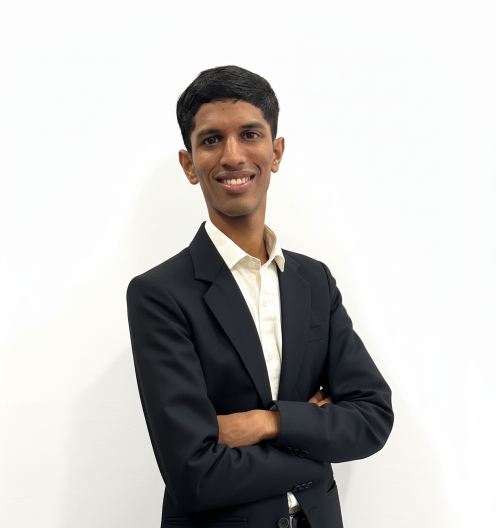
#> input picture members/Aashish.png, 992 x 1056 px (shown at 1/2 size)
$ python -i rename-photos.py   (imports and definitions only)
#> lines starting #> are read from the running program, lines starting #| are printed output that depends on the picture
#> further down, picture is the input picture: PIL image 992x1056 RGB; mean R, G, B 197.7, 196.1, 194.3
"""
Turn the photos downloaded from the Google Form's Drive folder into the files the site expects,
cropped so the FACE is centered.

Usage (from the repo root):
    pip install pillow "opencv-python<5"
    python rename-photos.py <folder-with-downloaded-photos>

For each photo it:
  1. reads the name after " - " in the file name and matches it to a member in public/data/teams.json
  2. finds the face and crops a 3:4 portrait around it (head + shoulders, with headroom)
  3. saves it as public/teams/<slug>.jpg (720x960), the path the JSON already points to

If no face is found it crops from the upper part of the picture and says so, so you can check that one by eye.
"""
import difflib, json, re, sys
from pathlib import Path
from PIL import Image, ImageOps
import cv2, numpy as np

repo = Path(__file__).resolve().parent
# [1 line not run here, left out]
# [1 line that did not run here, left out]
key = lambda s: " ".join(sorted(re.sub(r"[^a-z ]", "", s.lower()).split()))
# [1 line that did not run here, left out]

# [3 lines not run here, left out]

cascades = [cv2.CascadeClassifier(cv2.data.haarcascades + n) for n in
            ("haarcascade_frontalface_default.xml", "haarcascade_frontalface_alt2.xml", "haarcascade_profileface.xml")]

def find_face(img):
    """Return (cx, cy, size) of the biggest face, or None."""
    scale = 800 / max(img.size)
#> scale = 0.758
    small = img.resize((int(img.width * scale), int(img.height * scale))) if scale < 1 else img
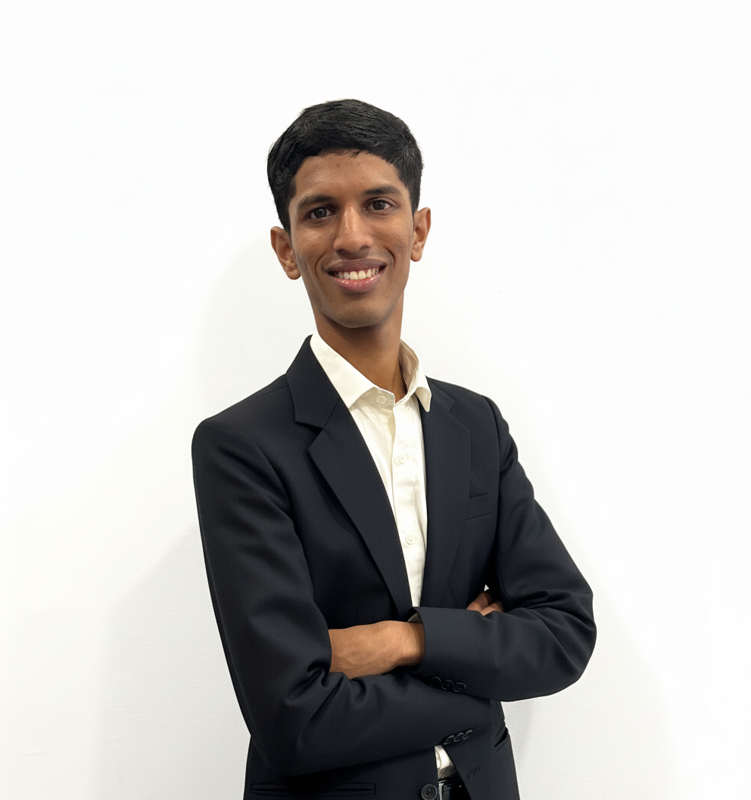
#> small: PIL image 751x800 RGB; mean R, G, B 197.7, 196, 194.3
    scale = small.width / img.width
#> scale = 0.757
    gray = cv2.equalizeHist(cv2.cvtColor(np.array(small), cv2.COLOR_RGB2GRAY))
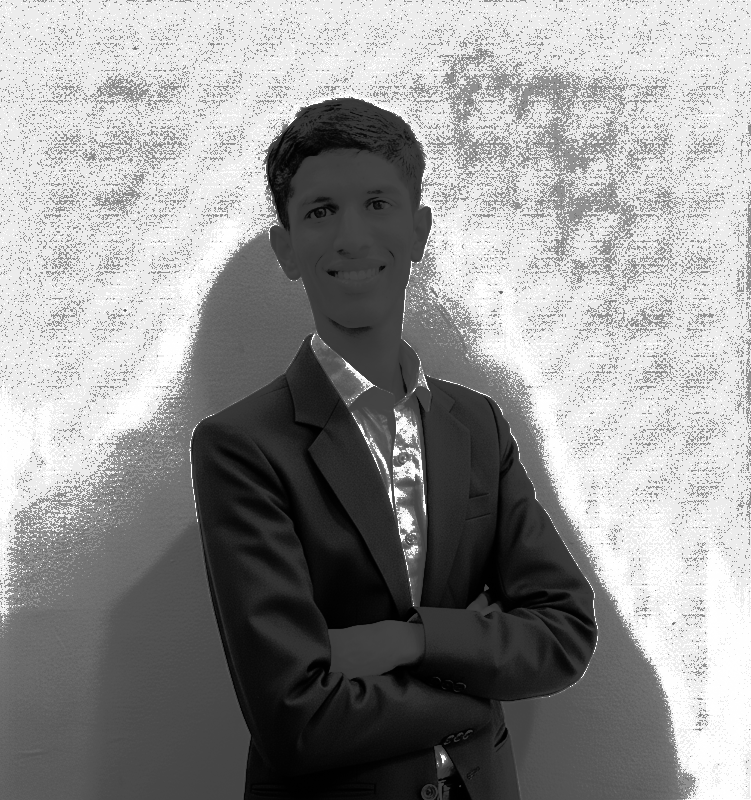
#> gray: shape (800, 751); min 0, max 255, mean 146.3
    for c in cascades:
        faces = c.detectMultiScale(gray, 1.1, 5, minSize=(max(30, small.width // 14),) * 2)
        if len(faces):
            x, y, w, h = max(faces, key=lambda f: f[2] * f[3])
            return (x + w / 2) / scale, (y + h / 2) / scale, max(w, h) / scale
#> this loop made 1 pass
#> (x, y, w, h) on pass 1: (277, 152, 146, 146)
    return None

def crop_portrait(img, face):
    """3:4 portrait crop with the face near the upper-middle. If the crop reaches past the
    edge of a small photo, the edge is extended (so heads are never cut off)."""
    W, H = img.size
    if face:
        cx, cy, fs = face
        ch = min(fs * 4.4, H * 1.35, W * 1.6)  # head + shoulders, with room above the head
        cw = ch * 3 / 4
        x0, y0 = cx - cw / 2, cy - ch * 0.40
    else:
        ch = min(H, W * 4 / 3); cw = ch * 3 / 4
        x0, y0 = (W - cw) / 2, (H - ch) * 0.12
    left, top = max(0, -int(x0)), max(0, -int(y0))
    right, bottom = max(0, int(x0 + cw) - W), max(0, int(y0 + ch) - H)
    if left or top or right or bottom:
        arr = cv2.copyMakeBorder(np.array(img), top, bottom, left, right, cv2.BORDER_REPLICATE)
        img = Image.fromarray(arr)
        x0, y0 = x0 + left, y0 + top
    return img.crop((int(x0), int(y0), int(x0 + cw), int(y0 + ch)))

src = Path(sys.argv[1])
out = repo / "public/teams"
# [1 line not run here, left out]
done, unmatched, nofaces = set(), [], []

# [23 lines not run here, left out]

>>> from PIL import Image
>>> picture = Image.open('members/Aashish.png')
>>> result = find_face(picture)
#> result = (462.3, 297.2, 192.9)

$ run again, on members/Afshan.png
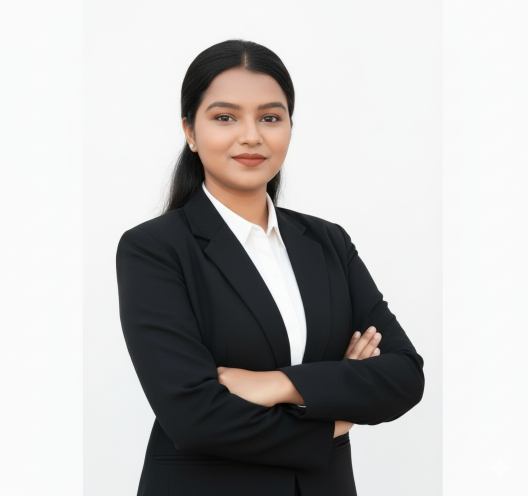
#> input picture members/Afshan.png, 1056 x 992 px (shown at 1/2 size)
#> picture is the input picture: PIL image 1056x992 RGB; mean R, G, B 187.5, 185.9, 185.1
#> in find_face, `small = img.resize((int(img.width * scale), int(img.height * scale))) ..`:
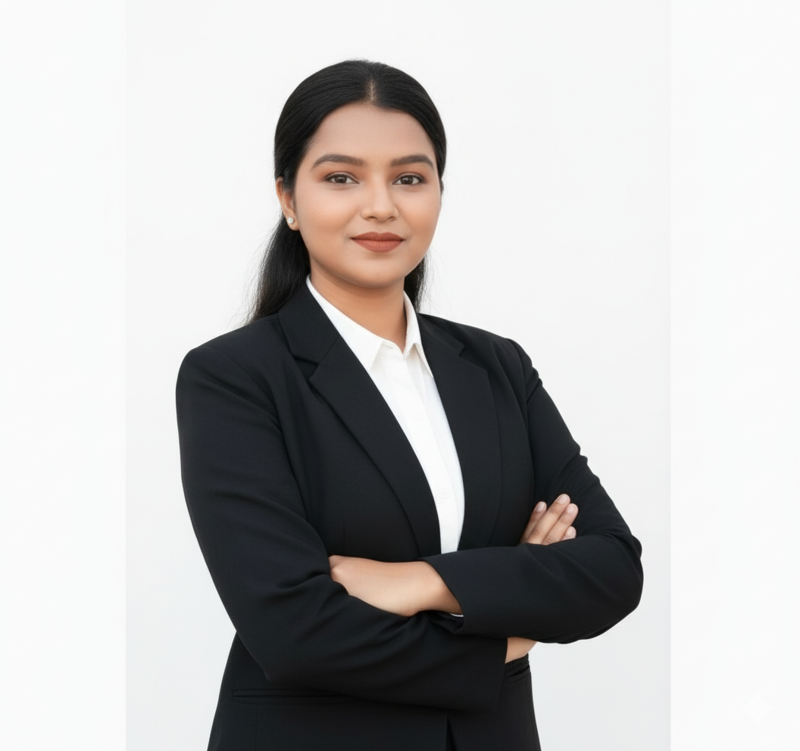
#> small: PIL image 800x751 RGB; mean R, G, B 187.5, 185.9, 185.1
#> in find_face, `gray = cv2.equalizeHist(cv2.cvtColor(np.array(small), cv2.COLOR_RGB2GR..`:
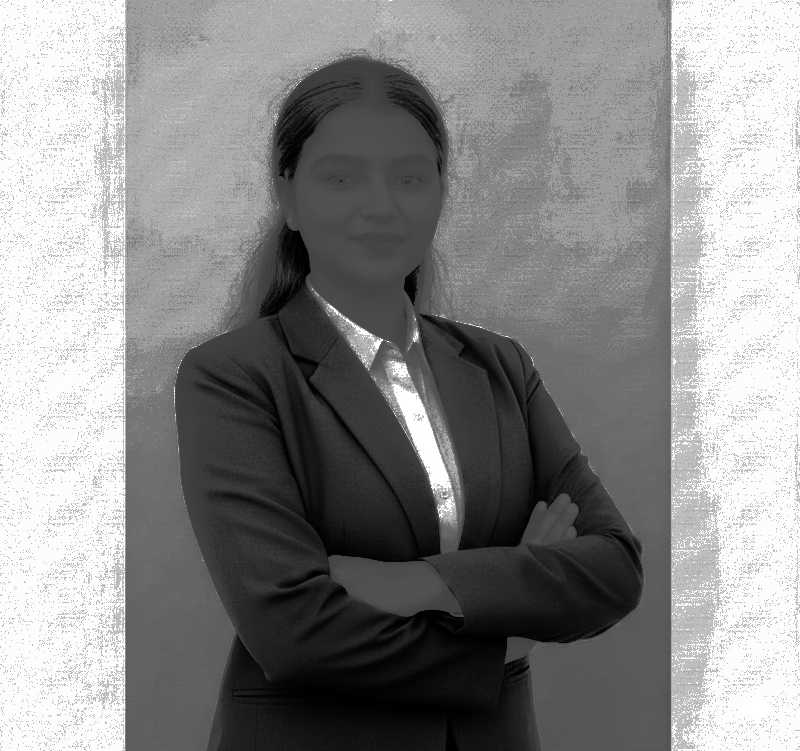
#> gray: shape (751, 800); min 0, max 255, mean 138.1
#> the loop in find_face, `for c in cascades:` made 1 pass
#> (faces, x, y, w, h) on pass 1: ([[28, 48, 106, 106], [293, 114, 159, 159]], 293, 114, 159, 159)
#> result = (491.7, 255.4, 209.9)

$ run again, on members/Alamin.png
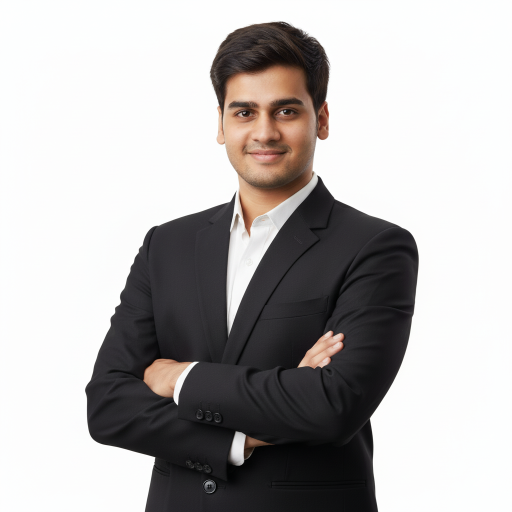
#> input picture members/Alamin.png, 1024 x 1024 px (shown at 1/2 size)
#> picture is the input picture: PIL image 1024x1024 RGB; mean R, G, B 180.4, 177.7, 177.1
#> in find_face, `small = img.resize((int(img.width * scale), int(img.height * scale))) ..`:
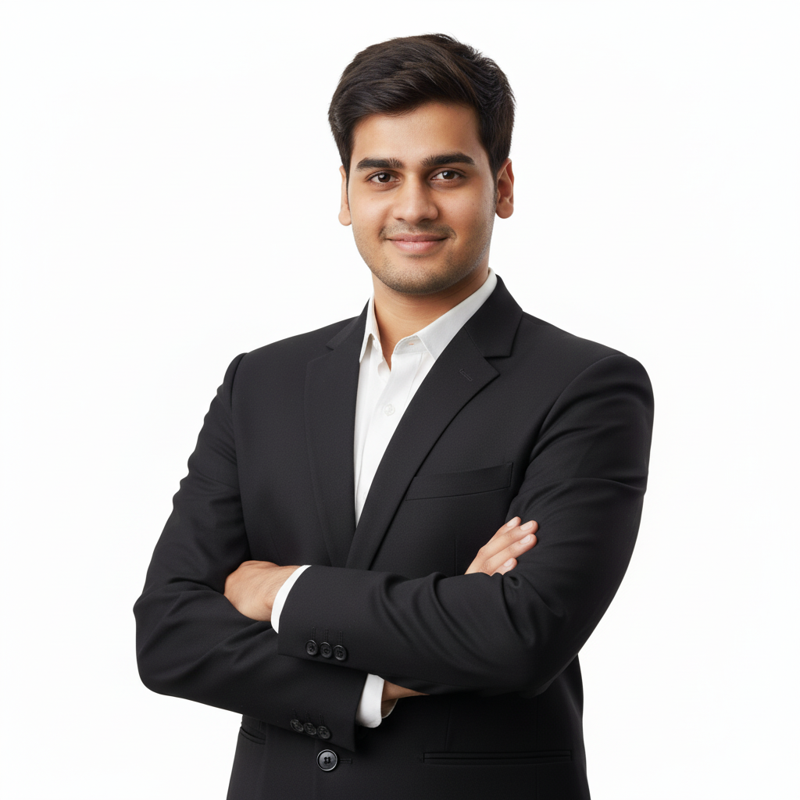
#> small: PIL image 800x800 RGB; mean R, G, B 180.4, 177.7, 177.1
#> in find_face, `gray = cv2.equalizeHist(cv2.cvtColor(np.array(small), cv2.COLOR_RGB2GR..`:
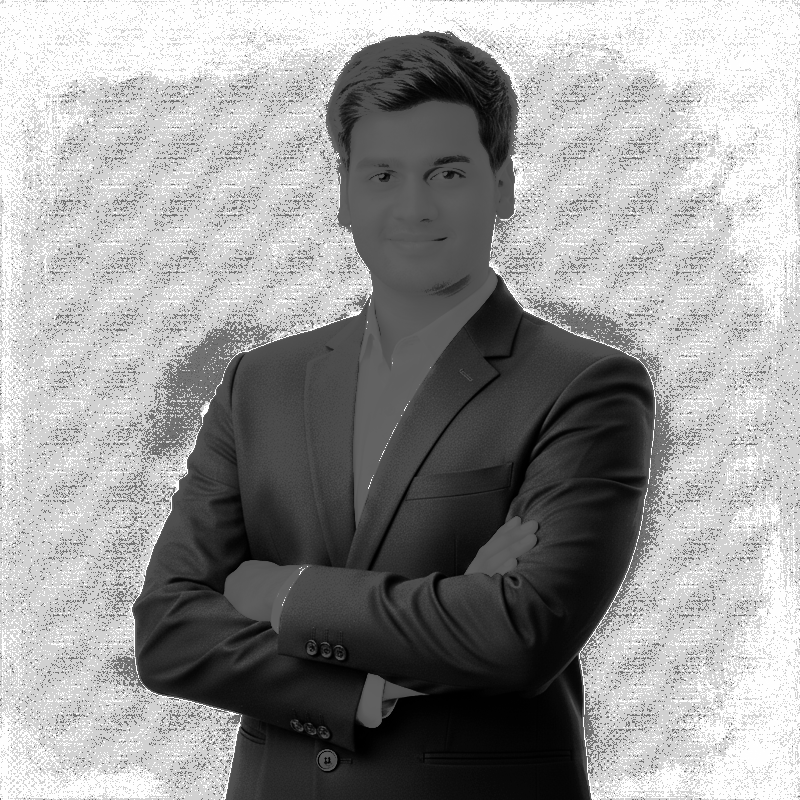
#> gray: shape (800, 800); min 0, max 255, mean 149.7
#> the loop in find_face, `for c in cascades:` made 1 pass
#> (x, y, w, h) on pass 1: (338, 113, 157, 157)
#> result = (533.1, 245.1, 201)
